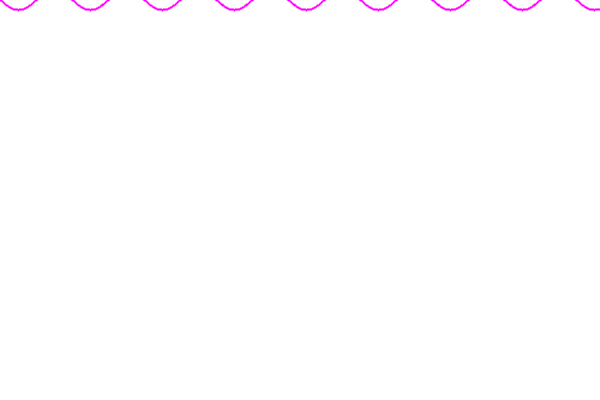
Frame 1 (no input)
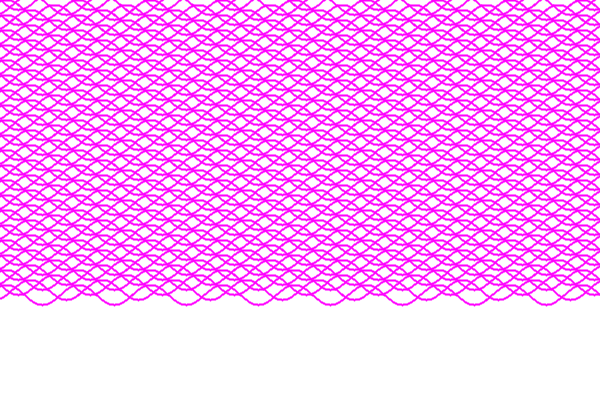
Frame 60 (the mouse pressed at the canvas centre just before this capture)
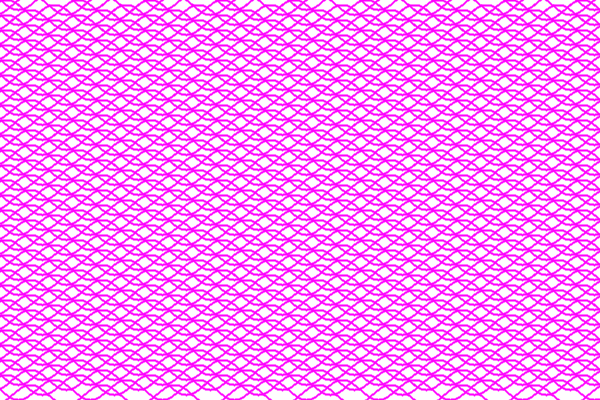
Frame 120 (the mouse held since frame 60 and released just before this capture)

The Processing sketch that drew these frames (run headless with seeded random() and noise(); from frame 60 on, the mouse is pressed at the canvas centre):

// Processing sketch: processing_60054
// ── processing_60054.pde

float y =0;
float angle = 0;
float amplitude = 10;
float waveGap = 5;
float frequency = 5;

void setup() {
  size(600, 400);
  background(255);
  noFill();
  frameRate(20);
}

void draw() {
  if (y<height) {
    float py = 0;
    for (int i=0; i<width; i++) {
      py = y+sin(radians(angle))*amplitude;
      strokeWeight(2);
      stroke(255, 0, 255);
      point(i, py);
      angle+=frequency;
    }
    y+=waveGap;
  }
}
